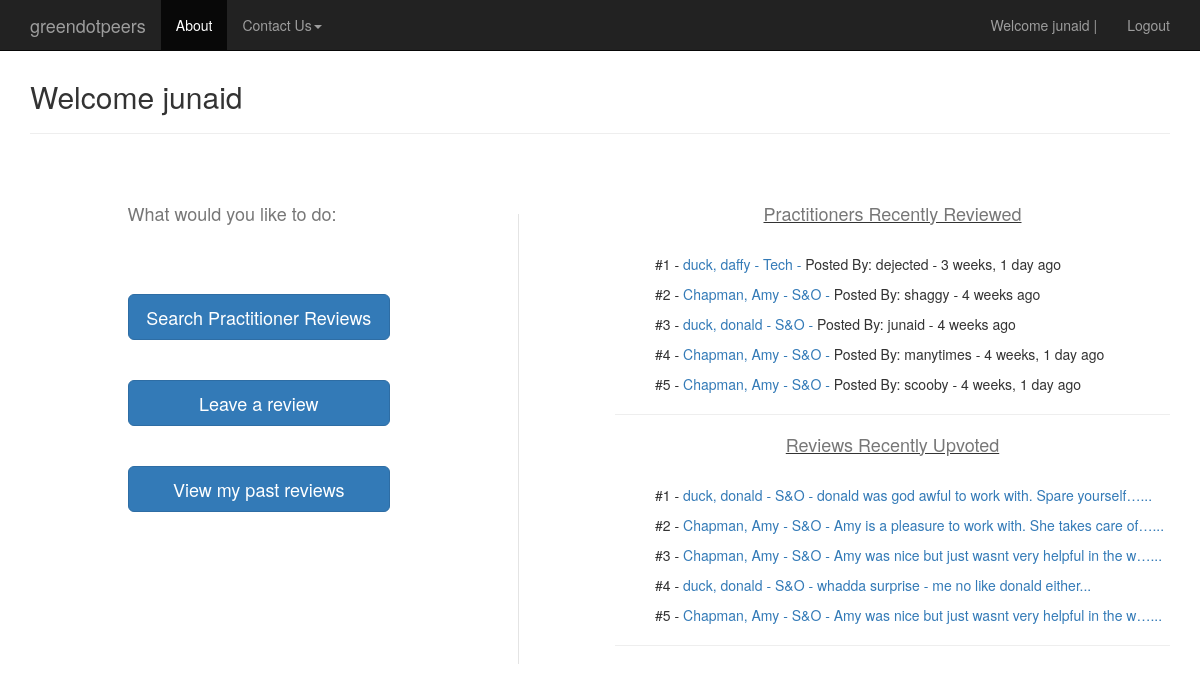
Page / (signed in) on the earlier database version.
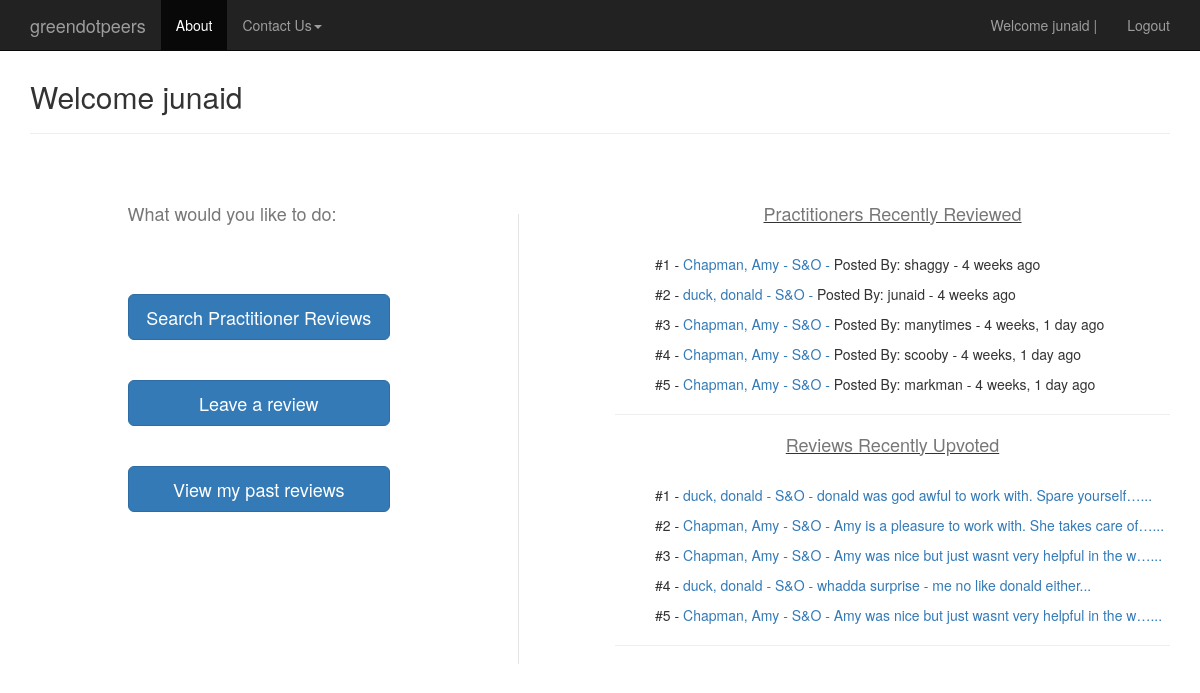
Same page on the later database version.
### reviews/models.py (models this page shows, shortened)
class Review(models.Model):
	user = models.ForeignKey(settings.AUTH_USER_MODEL)
	employee = models.ForeignKey("Employee") #in quotes because model defined later
	length_working = models.PositiveIntegerField(verbose_name="how long have you worked with this person? (months)?")
	ques1 = models.PositiveIntegerField(verbose_name="How much did you enjoy working with this person (1-5)? (5 = most)?", validators=[MinValueValidator(1), MaxValueValidator(5)])
	ques2 = models.PositiveIntegerField(verbose_name="How competent is this person in their domain of expertise (1-5)? (5 = most)", validators=[MinValueValidator(1), MaxValueValidator(5)])
	ques3 = models.PositiveIntegerField(verbose_name="How much did you learn from this individual while working with them (1-5)? (5 = most)", validators=[MinValueValidator(1), MaxValueValidator(5)])
	timestamp = models.DateTimeField(auto_now=False, auto_now_add=True)
	WORK_AGAIN_CHOICES = (
	    ('Y', 'Yes'),
	    ('N', 'No'),
	)
	work_again =  models.CharField(verbose_name="would you work with this person again if you had the choice?",
									max_length=1, choices=WORK_AGAIN_CHOICES, null=False)
	content = models.TextField(verbose_name="Please provide some comments on what it was like to work with this person",
									max_length=1500)
	class Meta:
		unique_together = (("user", "employee"),)  #really important - prevents dups

class Employee(models.Model):
	first_name = models.CharField(max_length=120)
	last_name = models.CharField(max_length=120)
	email = models.CharField(max_length=120, null=True)
	level = models.CharField(max_length=120)
	service_area = models.CharField(max_length=120)
	service_line = models.CharField(max_length=120, null=True)
	office = models.CharField(max_length=120)
	timestamp = models.DateTimeField(auto_now=False, auto_now_add=True)
	@property
	def full_name(self):
		return ''.join([self.last_name, ', ', self.first_name])
	def __unicode__(self):
		return self.full_name

class Vote(models.Model):
	review = models.ForeignKey(Review,related_name='votereview' )
	employee = models.ForeignKey(Employee, related_name='employeevoted')
	user = models.ForeignKey(settings.AUTH_USER_MODEL)
	upvotes = models.NullBooleanField()
	downvotes = models.NullBooleanField()
	v_timestamp = models.DateTimeField(auto_now=False, auto_now_add=True)
	objects = VoteManager()
	class Meta:
		unique_together = ("review", "employee", "user")

### reviews/views.py (the view)
# urls.py: url(r'^$',   emp.goto_userpage, name='user_homepage'),
def goto_userpage(request):
	if request.user.is_authenticated() and request.user.userstatus.is_contributor:
		recent_reviews = Review.objects.all().order_by('-pk')[:5]
		recent_voted_reviews = Vote.objects.all().order_by('-pk')[:5]
		context = {
		"username": request.user,  #update this
		"recent_reviews": recent_reviews,
		"recent_voted_reviews": recent_voted_reviews,
		}
		return render(request, "user_homepage.html", context)
	else:
		if request.user.is_authenticated() and request.user.userstatus.is_contributor == False:
			return render(request, "become_a_contributor.html", {})
		else:
			return render(request, "home.html", {})

### templates/user_homepage.html (shortened to what this page needs)
{% extends "base.html" %}
{% block content %}
<div class='container'>
<h2> Welcome {{username}} </h2>
<hr/>
 	<div class='row'>
		<div class='col-sm-3 col-sm-offset-1'>
			<br>
			<br>
	 		<h4> What would you like to do:</h4>
	 		<br>
	 		<br>
	 		<br>
			<a href='{% url "search_practitioners" %}' class="btn btn-primary btn-lg btn-block" role="button">Search Practitioner Reviews</a>
			<br>
			<br>
			<a href='{% url "create_step1" %}' class="btn btn-primary btn-lg btn-block" role="button">Leave a review</a>
			<br>
			<br>
			<a href='{% url "past_user_reviews" pk=username.pk %}' class="btn btn-primary btn-lg btn-block" role="button">View my past reviews</a>
			<br>
			<br>
	 	</div>
	 	<div class='col-sm-1 col-sm-offset-1'>
		 	<br>
		 	<br>
		 	<br>
	 	</div>
	 	<div class='col-sm-6'>
		 	<br>
		 	<br>
			 	<div class="cent-text">
			 		<u>
			 		<h4>Practitioners Recently Reviewed</h4>
			 		</u>
			 	</div>
		 		<br>
		 		{% for obj in recent_reviews %}
					<ul>
					#{{ forloop.counter }} -
					<a href='{% url "emp_details" pk=obj.employee.pk %}'>
					{{obj.employee}} -
					{{obj.employee.service_area}} -
					</a>
					Posted By: {{obj.user}} -
					{{obj.timestamp|timesince}} ago
					</ul>
				{% endfor %}
				<hr/>
				<div class="cent-text">
			 		<u>
			 		<h4>Reviews Recently Upvoted</h4>
			 		</u>
			 	</div>
		 		<br>
		 		{% for obj2 in recent_voted_reviews %}
					<ul>
					#{{ forloop.counter }} -
					<a href='{% url "emp_details" pk=obj2.employee.pk %}'>
					{{obj2.employee}} -
					{{obj2.employee.service_area}} -
					{{obj2.review.content|truncatechars:50}}...
					</a>
					</ul>
				{% endfor %}
				<hr/>
		</div>
	</div>
</div>
{% endblock %}

Differences in the rows shown:
removed Review: employee "duck, daffy", employee.service_area "Tech", user "dejected", timestamp "3 weeks, 1 day"
now on this page (row unchanged): Review: employee "Chapman, Amy", employee.service_area "S&O", user "markman", timestamp "4 weeks, 1 day"
